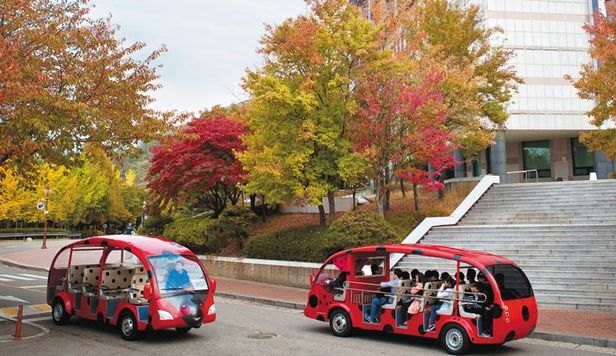
#> input picture Computer-Vision/bus.jpg, 616 x 356 px
$ python exercise3-2.py
#> lines starting #> are read from the running program, lines starting #| are printed output that depends on the picture; after the words box and inside, x2 and y2 are one past the last pixel; in counts of white or black regions, pixels touching at a corner belong together
import cv2 as cv
import sys
import matplotlib.pyplot as plt

img = cv.imread('bus.jpg')
#> img is the input picture: shape (356, 616, 3); mean B, G, R 103.9, 126.6, 150.9

if img is None:
    sys.exit('파일을 찾을 수 없습니다.')

gray = cv.cvtColor(img, cv.COLOR_BGR2GRAY)
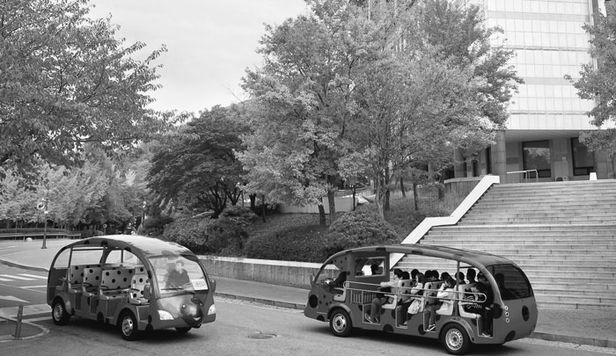
#> gray: shape (356, 616); min 0, max 255, mean 131.3

(thresh, binary_otsu_img) = cv.threshold(gray, 0, 255, cv.THRESH_BINARY + cv.THRESH_OTSU)
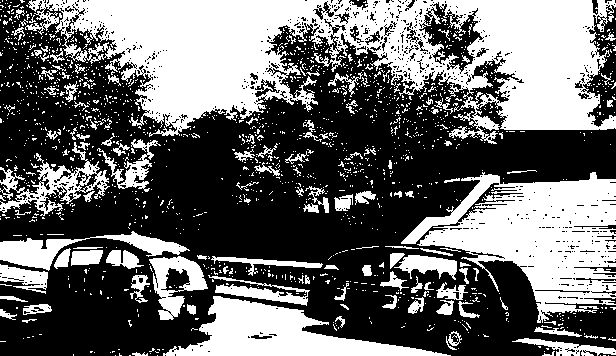
#> binary_otsu_img: shape (356, 616); 41.6% white; 1571 white regions (1450 under 20 px), largest, box (x1, y1, x2, y2) and area: (25, 0, 616, 144) 44147, (401, 172, 616, 323) 16454, (163, 296, 451, 356) 7413
#> thresh = 139

print('The best Threshold Value obtained by Otsu = ', thresh)
#| The best Threshold Value obtained by Otsu =  139.0

cv.imwrite('bus_bin_otsu.jpg', binary_otsu_img)

cv.imshow('Gray Image', gray)
cv.imshow('Binary Otsu Image', binary_otsu_img)

cv.waitKey()
cv.destroyAllWindows()

$ run again, with Computer-Vision/house.jpg copied over Computer-Vision/bus.jpg
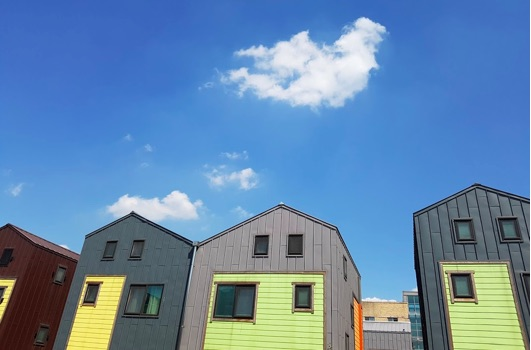
#> input picture Computer-Vision/house.jpg, 531 x 350 px
#> img is the input picture: shape (350, 531, 3); mean B, G, R 172, 135.4, 99.8
#> `gray = cv.cvtColor(img, cv.COLOR_BGR2GRAY)`:
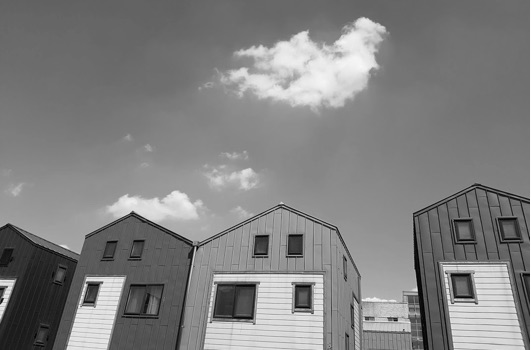
#> gray: shape (350, 531); min 0, max 255, mean 128.9
#> `(thresh, binary_otsu_img) = cv.threshold(gray, 0, 255, cv.THRESH_BINAR..`:
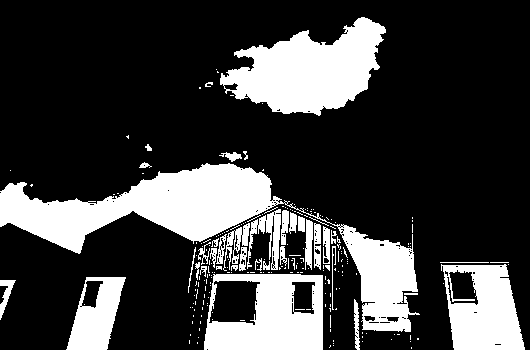
#> binary_otsu_img: shape (350, 531); 24.8% white; 230 white regions (191 under 20 px), largest, box (x1, y1, x2, y2) and area: (0, 163, 420, 332) 17509, (220, 17, 386, 116) 9485, (204, 274, 323, 350) 6348
#> thresh = 148
#| The best Threshold Value obtained by Otsu =  148.0
